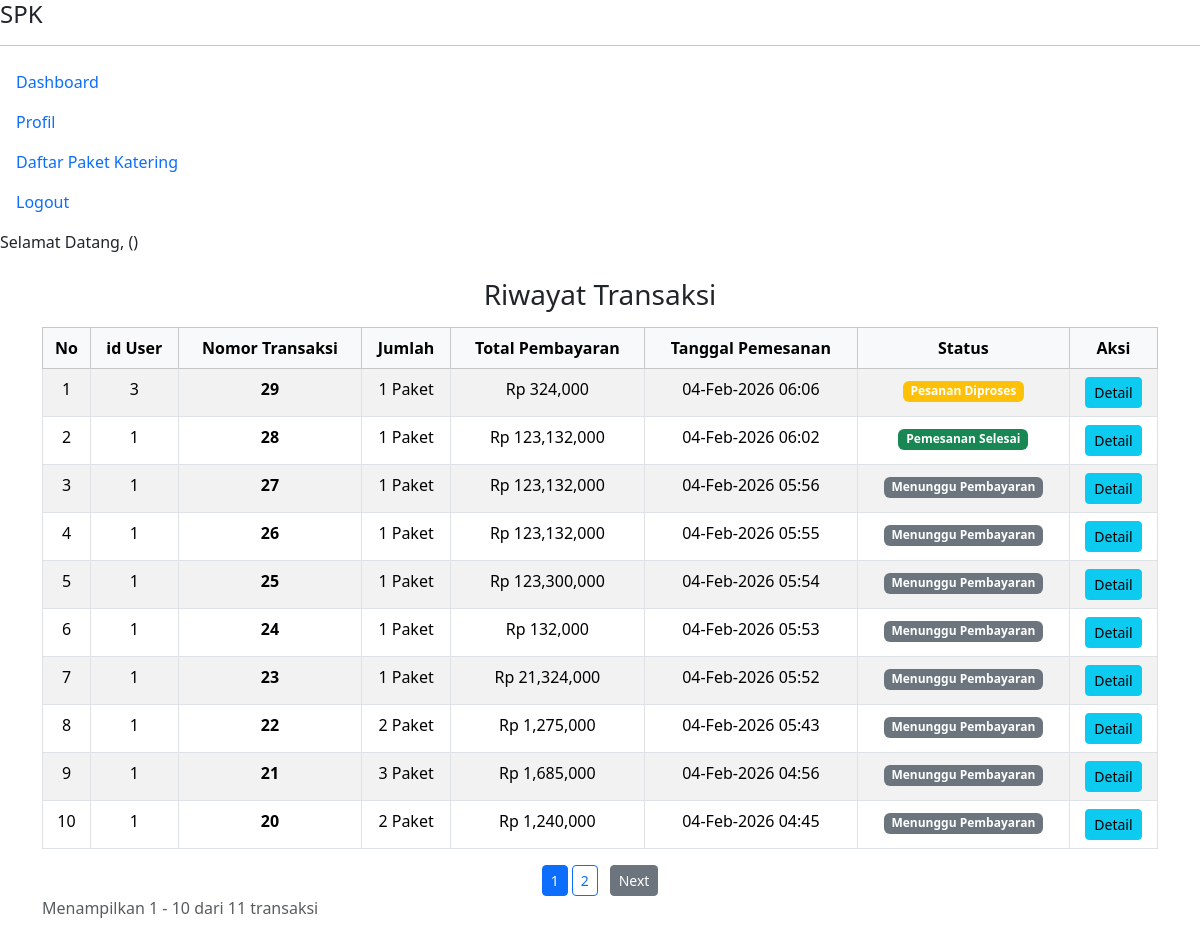
Before: /pages/riwayat_pemesanan/riwayat_pemesanan_pemilik.php with the older database file.
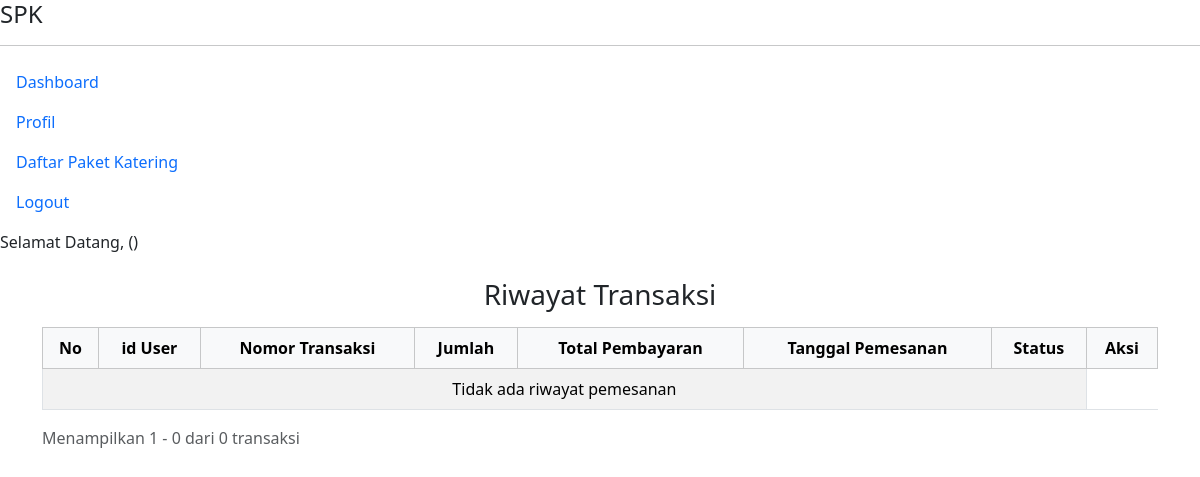
After: the same page with the newer database file.
### tables this page shows
CREATE TABLE `transaksi` (
  `id_transaksi` int(10) UNSIGNED NOT NULL,
  `id_user` int(11) NOT NULL,
  `total` decimal(12,2) NOT NULL,
  `tanggal` datetime NOT NULL,
  `status` enum('success','progress','pending','cancel') NOT NULL DEFAULT 'pending'
);

### pages/riwayat_pemesanan/riwayat_pemesanan_pemilik.php (the view, shortened to what this page needs)
<?php
require_once __DIR__ . '/../../pages/layouts/header.php';
require_once __DIR__ . '/../../koneksi.php';
$limit = 10;
$page = $_GET['p'] ?? 1;
$start = ($page - 1) * $limit;
$totalDataQuery = mysqli_query($koneksi, "SELECT COUNT(*) AS total FROM transaksi");
$totalData = mysqli_fetch_assoc($totalDataQuery)['total'];
$totalPage = ceil($totalData / $limit);
$riwayat = mysqli_query($koneksi, "
SELECT
    t.id_transaksi,
    t.id_user,
    t.total,
    t.tanggal,
    t.status,
    COUNT(d.id_detail_transaksi) AS jumlah_item
FROM transaksi t
LEFT JOIN detail_transaksi d ON t.id_transaksi = d.id_transaksi
GROUP BY t.id_transaksi
ORDER BY t.tanggal DESC
LIMIT $start, $limit
");
?>
<div class="container mt-4">
    <h3 class="text-center mb-3">Riwayat Transaksi</h3>
    <table class="table table-bordered table-striped text-center">
        <thead class="table-light">
            <tr>
                <th>No</th>
                <th>id User</th>
                <th>Nomor Transaksi</th>
                <th>Jumlah</th>
                <th>Total Pembayaran</th>
                <th>Tanggal Pemesanan</th>
                <th>Status</th>
                <th>Aksi</th>
            </tr>
        </thead>
        <tbody>
            <?php $no = $start + 1; ?>
            <?php if (mysqli_num_rows($riwayat) > 0): ?>
                <?php while ($data = mysqli_fetch_assoc($riwayat)): ?>
                    <tr>
                        <td><?= $no++ ?></td>
                        <td><?= $data['id_user'] ?></td>
                        <td>
                            <b><?= $data['id_transaksi'] ?></b>
                        </td>
                        <td>
                            <?= $data['jumlah_item'] ?> Paket
                        </td>
                        <td>Rp
                            <?= number_format($data['total']) ?>
                        </td>
                        <td>
                            <?= date('d-M-Y H:i', strtotime($data['tanggal'])) ?>
                        </td>
                        <td>
                            <?php
                            if ($data['status'] == 'success'):
                                echo '<span class="badge bg-success">Pemesanan Selesai</span>';
                            elseif ($data['status'] == 'progress'):
                                echo '<span class="badge bg-warning">Pesanan Diproses</span>';
                            elseif ($data['status'] == 'pending'):
                                echo '<span class="badge bg-secondary">Menunggu Pembayaran</span>';
                            elseif ($data['status'] == 'cancel'):
                                echo '<span class="badge bg-danger">Pemesanan Dibatalkan</span>';
                            endif;
                            ?>
                        </td>
                        <td>
                            <a href="index.php?page=detail_riwayat_pemesanan_pemilik&id_transaksi=<?= $data['id_transaksi'] ?>"
                                class="btn btn-info btn-sm">
                                Detail
                            </a>
                        </td>
                    </tr>
                <?php endwhile; ?>
            <?php else: ?>
                <tr>
                    <td colspan="7">Tidak ada riwayat pemesanan</td>
                </tr>
            <?php endif; ?>
        </tbody>
    </table>
    <div class="d-flex justify-content-center mt-3">
        <?php for ($i = 1; $i <= $totalPage; $i++): ?>
            <a href="?page=riwayat_pemesanan_pemilik&p=<?= $i ?>"
                class="btn btn-sm <?= ($i == $page ? 'btn-primary' : 'btn-outline-primary') ?> me-1">
                <?= $i ?>
            </a>
        <?php endfor; ?>
        <?php if ($page < $totalPage): ?>
            <a href="?page=riwayat_pemesanan_pemilik&p=<?= $page + 1 ?>" class="btn btn-sm btn-secondary ms-2">Next</a>
        <?php endif; ?>
    </div>
    <p class="text-muted">
        Menampilkan
        <?= $start + 1 ?> -
        <?= min($start + $limit, $totalData) ?>
        dari
        <?= $totalData ?> transaksi
    </p>
</div>
<?php
require_once __DIR__ . '/../../pages/layouts/footer.php';
?>

### pages/layouts/header.php (shortened to what this page needs)
<!DOCTYPE html>
<html lang="id">
<head>
    <link rel="stylesheet" href="<?= BASE_URL ?>/assets/css/style.css">
    <link href="https://cdn.jsdelivr.net/npm/bootstrap@5.3.8/dist/css/bootstrap.min.css" rel="stylesheet"
>
    <link rel="stylesheet" href="https://cdnjs.cloudflare.com/ajax/libs/font-awesome/7.0.0/css/all.min.css"
 />
</head>
<body>
    <div class="admin-container">
        <nav class="sidebar ">
            <h4>SPK</h4>
            <hr>
            <ul class="nav flex-column">
                <li class="nav-item"><a href="index.php?page=dashboard" class="nav-link"
                        aria-current="page">Dashboard</a></li>
                <li class="nav-item"><a href="index.php?page=profil" class="nav-link">Profil</a></li>
                <li class="nav-item"><a href="index.php?page=hasil_paket_menu" class="nav-link">Daftar Paket
                        Katering</a>
                </li>
                <li><a href="index.php?page=logout" class="nav-link">Logout</a></li>
            </ul>
        </nav>
        <div class="main-content">
            <header>
                <div class="user-profile text-capitalize">Selamat datang,
                    <?php echo $_SESSION['nama']; ?>(<span class=""><?php echo $_SESSION['role']; ?></span>)
                </div>
            </header>

### pages/layouts/footer.php (shortened to what this page needs)
</body>
</html>

Changed rows visible on the page:
removed transaksi: id_user "3", id_transaksi "29", jumlah_item "1", total "324,000", tanggal "04-Feb-2026 06:06", status "Pesanan Diproses"
removed transaksi: id_user "1", id_transaksi "28", jumlah_item "1", total "123,132,000", tanggal "04-Feb-2026 06:02", status "Pemesanan Selesai"
removed transaksi: id_user "1", id_transaksi "27", jumlah_item "1", total "123,132,000", tanggal "04-Feb-2026 05:56", status "Menunggu Pembayaran"
removed transaksi: id_user "1", id_transaksi "26", jumlah_item "1", total "123,132,000", tanggal "04-Feb-2026 05:55", status "Menunggu Pembayaran"
removed transaksi: id_user "1", id_transaksi "25", jumlah_item "1", total "123,300,000", tanggal "04-Feb-2026 05:54", status "Menunggu Pembayaran"
removed transaksi: id_user "1", id_transaksi "24", jumlah_item "1", total "132,000", tanggal "04-Feb-2026 05:53", status "Menunggu Pembayaran"
removed transaksi: id_user "1", id_transaksi "23", jumlah_item "1", total "21,324,000", tanggal "04-Feb-2026 05:52", status "Menunggu Pembayaran"
removed transaksi: id_user "1", id_transaksi "22", jumlah_item "2", total "1,275,000", tanggal "04-Feb-2026 05:43", status "Menunggu Pembayaran"
removed transaksi: id_user "1", id_transaksi "21", jumlah_item "3", total "1,685,000", tanggal "04-Feb-2026 04:56", status "Menunggu Pembayaran"
removed transaksi: id_user "1", id_transaksi "20", jumlah_item "2", total "1,240,000", tanggal "04-Feb-2026 04:45", status "Menunggu Pembayaran"
Other visible differences:
min($start + $limit, $totalData): "10" → "0"
$totalData: "11" → "0"
text no longer shown: "Next"
text now shown: "Tidak ada riwayat pemesanan"
list line gone: "1"
list line gone: "2"
